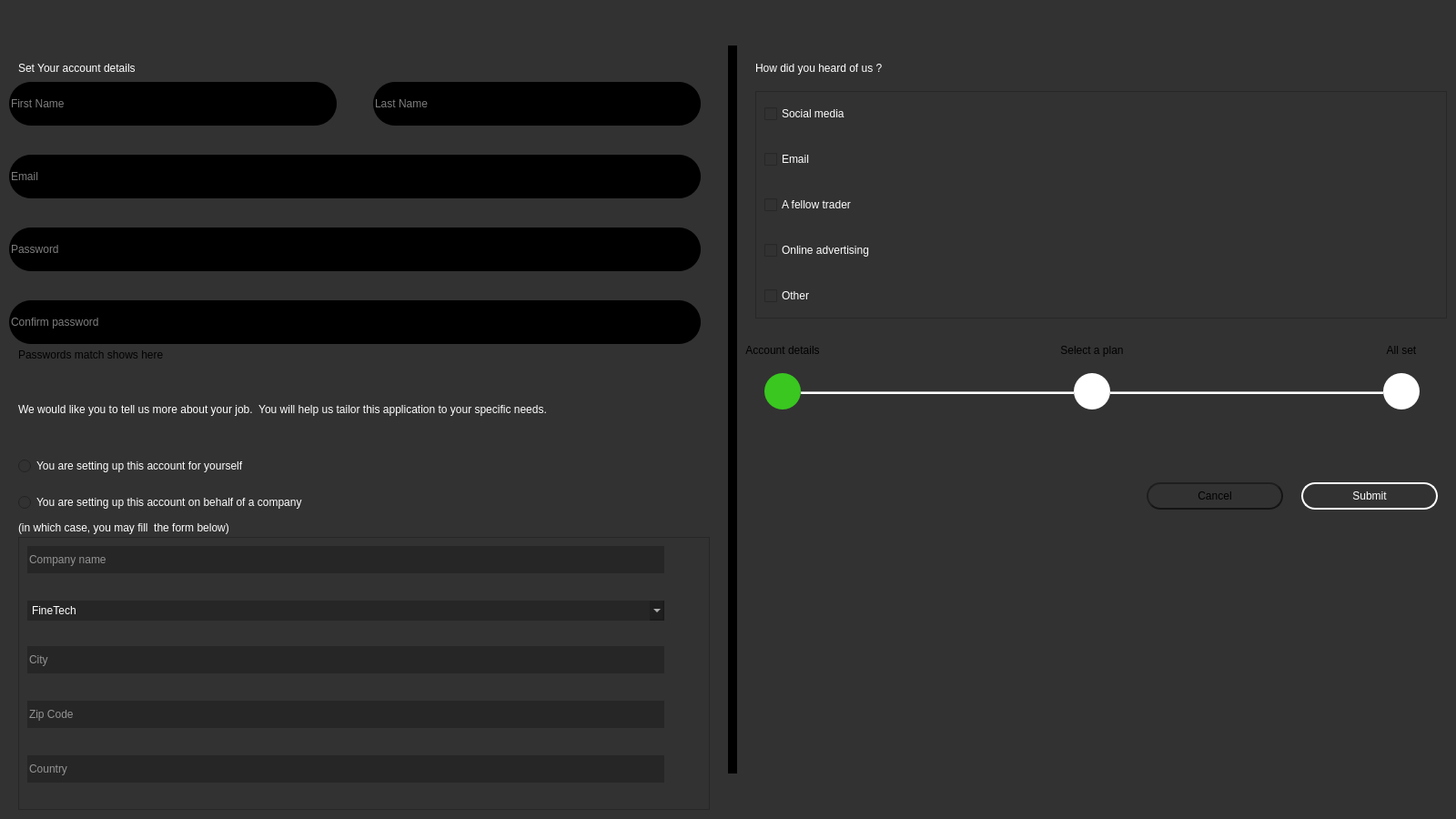
<?xml version="1.0" encoding="UTF-8"?>
<ui version="4.0">
 <class>Form</class>
 <widget class="QWidget" name="Form">
  <property name="geometry">
   <rect>
    <x>0</x>
    <y>0</y>
    <width>1600</width>
    <height>900</height>
   </rect>
  </property>
  <property name="windowTitle">
   <string>Form</string>
  </property>
  <property name="styleSheet">
   <string notr="true">background: none;
background-color: rgb(50, 50, 50);</string>
  </property>
  <widget class="Line" name="line">
   <property name="geometry">
    <rect>
     <x>800</x>
     <y>50</y>
     <width>10</width>
     <height>800</height>
    </rect>
   </property>
   <property name="styleSheet">
    <string notr="true">background-color: rgb(0, 0, 0);</string>
   </property>
   <property name="orientation">
    <enum>Qt::Vertical</enum>
   </property>
  </widget>
  <widget class="QPushButton" name="pushButton_2">
   <property name="geometry">
    <rect>
     <x>50</x>
     <y>10</y>
     <width>20</width>
     <height>20</height>
    </rect>
   </property>
   <property name="styleSheet">
    <string notr="true">background: none;
border: none;</string>
   </property>
   <property name="text">
    <string/>
   </property>
   <property name="icon">
    <iconset>
     <normaloff>../icons/circle.png</normaloff>../icons/circle.png</iconset>
   </property>
   <property name="iconSize">
    <size>
     <width>20</width>
     <height>20</height>
    </size>
   </property>
  </widget>
  <widget class="QPushButton" name="pushButton">
   <property name="geometry">
    <rect>
     <x>20</x>
     <y>10</y>
     <width>20</width>
     <height>20</height>
    </rect>
   </property>
   <property name="styleSheet">
    <string notr="true">background: none;
border: none;</string>
   </property>
   <property name="text">
    <string/>
   </property>
   <property name="icon">
    <iconset>
     <normaloff>../icons/new-moon.png</normaloff>../icons/new-moon.png</iconset>
   </property>
   <property name="iconSize">
    <size>
     <width>20</width>
     <height>20</height>
    </size>
   </property>
  </widget>
  <widget class="QPushButton" name="pushButton_3">
   <property name="geometry">
    <rect>
     <x>80</x>
     <y>10</y>
     <width>20</width>
     <height>20</height>
    </rect>
   </property>
   <property name="styleSheet">
    <string notr="true">background: none;
border: none;</string>
   </property>
   <property name="text">
    <string/>
   </property>
   <property name="icon">
    <iconset>
     <normaloff>../icons/hula-hoop.png</normaloff>../icons/hula-hoop.png</iconset>
   </property>
   <property name="iconSize">
    <size>
     <width>20</width>
     <height>20</height>
    </size>
   </property>
  </widget>
  <widget class="QLineEdit" name="emailEdit">
   <property name="geometry">
    <rect>
     <x>10</x>
     <y>170</y>
     <width>760</width>
     <height>48</height>
    </rect>
   </property>
   <property name="styleSheet">
    <string notr="true">background-color: rgb(0, 0, 0);
color: rgb(250, 250, 250);
border-style: none;
border-radius: 24px;</string>
   </property>
   <property name="inputMethodHints">
    <set>Qt::ImhEmailCharactersOnly</set>
   </property>
   <property name="text">
    <string/>
   </property>
   <property name="placeholderText">
    <string>Email</string>
   </property>
   <property name="clearButtonEnabled">
    <bool>true</bool>
   </property>
  </widget>
  <widget class="QLabel" name="label">
   <property name="geometry">
    <rect>
     <x>20</x>
     <y>60</y>
     <width>760</width>
     <height>30</height>
    </rect>
   </property>
   <property name="styleSheet">
    <string notr="true">color: rgb(255, 255, 255);</string>
   </property>
   <property name="text">
    <string>Set Your account details</string>
   </property>
   <property name="wordWrap">
    <bool>true</bool>
   </property>
  </widget>
  <widget class="QLineEdit" name="passwordEdit">
   <property name="geometry">
    <rect>
     <x>10</x>
     <y>250</y>
     <width>760</width>
     <height>48</height>
    </rect>
   </property>
   <property name="styleSheet">
    <string notr="true">background-color: rgb(0, 0, 0);
color: rgb(250, 250, 250);
border-style: none;
border-radius: 24px;</string>
   </property>
   <property name="text">
    <string/>
   </property>
   <property name="placeholderText">
    <string>Password</string>
   </property>
   <property name="clearButtonEnabled">
    <bool>true</bool>
   </property>
  </widget>
  <widget class="QLineEdit" name="confirmPasswordEdit">
   <property name="geometry">
    <rect>
     <x>10</x>
     <y>330</y>
     <width>760</width>
     <height>48</height>
    </rect>
   </property>
   <property name="styleSheet">
    <string notr="true">background-color: rgb(0, 0, 0);
color: rgb(250, 250, 250);
border-style: none;
border-radius: 24px;</string>
   </property>
   <property name="text">
    <string/>
   </property>
   <property name="placeholderText">
    <string>Confirm password</string>
   </property>
   <property name="clearButtonEnabled">
    <bool>true</bool>
   </property>
  </widget>
  <widget class="QLabel" name="label_2">
   <property name="geometry">
    <rect>
     <x>20</x>
     <y>420</y>
     <width>760</width>
     <height>60</height>
    </rect>
   </property>
   <property name="styleSheet">
    <string notr="true">color: rgb(255, 255, 255);</string>
   </property>
   <property name="text">
    <string>We would like you to tell us more about your job.  You will help us tailor this application to your specific needs.</string>
   </property>
   <property name="wordWrap">
    <bool>true</bool>
   </property>
  </widget>
  <widget class="QFrame" name="frame">
   <property name="geometry">
    <rect>
     <x>20</x>
     <y>590</y>
     <width>760</width>
     <height>300</height>
    </rect>
   </property>
   <property name="frameShape">
    <enum>QFrame::StyledPanel</enum>
   </property>
   <property name="frameShadow">
    <enum>QFrame::Raised</enum>
   </property>
   <widget class="QLineEdit" name="companyNameEdit">
    <property name="geometry">
     <rect>
      <x>10</x>
      <y>10</y>
      <width>700</width>
      <height>30</height>
     </rect>
    </property>
    <property name="styleSheet">
     <string notr="true">border-radius: 0px;
color: rgb(255, 255, 255);
background-color: rgba(20, 20, 20, 100);
font: 9pt &quot;Quicksand&quot;;
</string>
    </property>
    <property name="inputMethodHints">
     <set>Qt::ImhNone</set>
    </property>
    <property name="placeholderText">
     <string>Company name</string>
    </property>
    <property name="clearButtonEnabled">
     <bool>true</bool>
    </property>
   </widget>
   <widget class="QLineEdit" name="cityEdit">
    <property name="geometry">
     <rect>
      <x>10</x>
      <y>120</y>
      <width>700</width>
      <height>30</height>
     </rect>
    </property>
    <property name="styleSheet">
     <string notr="true">border-radius: 0px;
color: rgb(255, 255, 255);
background-color: rgba(20, 20, 20, 100);
font: 9pt &quot;Quicksand&quot;;
</string>
    </property>
    <property name="placeholderText">
     <string>City</string>
    </property>
    <property name="clearButtonEnabled">
     <bool>true</bool>
    </property>
   </widget>
   <widget class="QLineEdit" name="zipCodeEdit">
    <property name="geometry">
     <rect>
      <x>10</x>
      <y>180</y>
      <width>700</width>
      <height>30</height>
     </rect>
    </property>
    <property name="styleSheet">
     <string notr="true">border-radius: 0px;
color: rgb(255, 255, 255);
background-color: rgba(20, 20, 20, 100);
font: 9pt &quot;Quicksand&quot;;
</string>
    </property>
    <property name="inputMethodHints">
     <set>Qt::ImhDigitsOnly</set>
    </property>
    <property name="placeholderText">
     <string>Zip Code</string>
    </property>
    <property name="clearButtonEnabled">
     <bool>true</bool>
    </property>
   </widget>
   <widget class="QLineEdit" name="countryEdit">
    <property name="geometry">
     <rect>
      <x>10</x>
      <y>240</y>
      <width>700</width>
      <height>30</height>
     </rect>
    </property>
    <property name="styleSheet">
     <string notr="true">border-radius: 0px;
color: rgb(255, 255, 255);
background-color: rgba(20, 20, 20, 100);
font: 9pt &quot;Quicksand&quot;;</string>
    </property>
    <property name="inputMethodHints">
     <set>Qt::ImhLatinOnly</set>
    </property>
    <property name="placeholderText">
     <string>Country</string>
    </property>
    <property name="clearButtonEnabled">
     <bool>true</bool>
    </property>
   </widget>
   <widget class="QComboBox" name="activityComboBox">
    <property name="geometry">
     <rect>
      <x>10</x>
      <y>70</y>
      <width>700</width>
      <height>22</height>
     </rect>
    </property>
    <property name="styleSheet">
     <string notr="true">border-radius: 0px;
color: rgb(255, 255, 255);
background-color: rgba(20, 20, 20, 100);
font: 9pt &quot;Quicksand&quot;;
</string>
    </property>
    <property name="editable">
     <bool>false</bool>
    </property>
    <property name="currentText">
     <string>FineTech</string>
    </property>
    <item>
     <property name="text">
      <string>FineTech</string>
     </property>
    </item>
    <item>
     <property name="text">
      <string>Insurance</string>
     </property>
    </item>
    <item>
     <property name="text">
      <string>New Item</string>
     </property>
    </item>
    <item>
     <property name="text">
      <string>Asset management</string>
     </property>
    </item>
    <item>
     <property name="text">
      <string>Banking &amp; Investement</string>
     </property>
    </item>
   </widget>
  </widget>
  <widget class="QRadioButton" name="personalAccountRadioButton">
   <property name="geometry">
    <rect>
     <x>20</x>
     <y>500</y>
     <width>760</width>
     <height>24</height>
    </rect>
   </property>
   <property name="styleSheet">
    <string notr="true">color: rgb(255, 255, 255);</string>
   </property>
   <property name="text">
    <string>You are setting up this account for yourself</string>
   </property>
  </widget>
  <widget class="QRadioButton" name="companyAccountRadioButton">
   <property name="geometry">
    <rect>
     <x>20</x>
     <y>540</y>
     <width>760</width>
     <height>24</height>
    </rect>
   </property>
   <property name="styleSheet">
    <string notr="true">color: rgb(255, 255, 255);</string>
   </property>
   <property name="text">
    <string>You are setting up this account on behalf of a company</string>
   </property>
  </widget>
  <widget class="QPushButton" name="close_">
   <property name="geometry">
    <rect>
     <x>1550</x>
     <y>10</y>
     <width>40</width>
     <height>40</height>
    </rect>
   </property>
   <property name="styleSheet">
    <string notr="true">background: none;
border: none;</string>
   </property>
   <property name="text">
    <string/>
   </property>
   <property name="icon">
    <iconset>
     <normaloff>../icons/remove-button.png</normaloff>../icons/remove-button.png</iconset>
   </property>
   <property name="iconSize">
    <size>
     <width>40</width>
     <height>40</height>
    </size>
   </property>
  </widget>
  <widget class="QFrame" name="frame_2">
   <property name="geometry">
    <rect>
     <x>830</x>
     <y>100</y>
     <width>760</width>
     <height>250</height>
    </rect>
   </property>
   <property name="frameShape">
    <enum>QFrame::StyledPanel</enum>
   </property>
   <property name="frameShadow">
    <enum>QFrame::Raised</enum>
   </property>
   <widget class="QCheckBox" name="socialMediaCheckBox">
    <property name="geometry">
     <rect>
      <x>10</x>
      <y>10</y>
      <width>401</width>
      <height>30</height>
     </rect>
    </property>
    <property name="styleSheet">
     <string notr="true">color: rgb(255, 255, 255);
font: 9pt &quot;Quicksand&quot;;</string>
    </property>
    <property name="text">
     <string>Social media</string>
    </property>
   </widget>
   <widget class="QCheckBox" name="fellowTraderCheckBox">
    <property name="geometry">
     <rect>
      <x>10</x>
      <y>110</y>
      <width>401</width>
      <height>30</height>
     </rect>
    </property>
    <property name="styleSheet">
     <string notr="true">color: rgb(255, 255, 255);
font: 9pt &quot;Quicksand&quot;;</string>
    </property>
    <property name="text">
     <string>A fellow trader</string>
    </property>
   </widget>
   <widget class="QCheckBox" name="onlineAdCheckBox">
    <property name="geometry">
     <rect>
      <x>10</x>
      <y>160</y>
      <width>401</width>
      <height>30</height>
     </rect>
    </property>
    <property name="styleSheet">
     <string notr="true">color: rgb(255, 255, 255);
font: 9pt &quot;Quicksand&quot;;</string>
    </property>
    <property name="text">
     <string>Online advertising</string>
    </property>
   </widget>
   <widget class="QCheckBox" name="otherCheckBox">
    <property name="geometry">
     <rect>
      <x>10</x>
      <y>210</y>
      <width>401</width>
      <height>30</height>
     </rect>
    </property>
    <property name="styleSheet">
     <string notr="true">color: rgb(255, 255, 255);
font: 9pt &quot;Quicksand&quot;;</string>
    </property>
    <property name="text">
     <string>Other</string>
    </property>
    <property name="tristate">
     <bool>false</bool>
    </property>
   </widget>
   <widget class="QCheckBox" name="emailCheckBox">
    <property name="geometry">
     <rect>
      <x>10</x>
      <y>60</y>
      <width>401</width>
      <height>30</height>
     </rect>
    </property>
    <property name="styleSheet">
     <string notr="true">color: rgb(255, 255, 255);
font: 9pt &quot;Quicksand&quot;;</string>
    </property>
    <property name="text">
     <string>Email</string>
    </property>
   </widget>
  </widget>
  <widget class="QLabel" name="label_3">
   <property name="geometry">
    <rect>
     <x>830</x>
     <y>60</y>
     <width>760</width>
     <height>30</height>
    </rect>
   </property>
   <property name="styleSheet">
    <string notr="true">color: rgb(255, 255, 255);</string>
   </property>
   <property name="text">
    <string>How did you heard of us ?</string>
   </property>
   <property name="wordWrap">
    <bool>true</bool>
   </property>
  </widget>
  <widget class="QPushButton" name="cancelButton">
   <property name="geometry">
    <rect>
     <x>1260</x>
     <y>530</y>
     <width>150</width>
     <height>30</height>
    </rect>
   </property>
   <property name="styleSheet">
    <string notr="true">border-style: outset;
border-color: rgb(20, 20, 20);
border-radius: 15px;
border-width: 2px;
</string>
   </property>
   <property name="text">
    <string>Cancel</string>
   </property>
  </widget>
  <widget class="QPushButton" name="submitButton">
   <property name="geometry">
    <rect>
     <x>1430</x>
     <y>530</y>
     <width>150</width>
     <height>30</height>
    </rect>
   </property>
   <property name="styleSheet">
    <string notr="true">border-style: outset;
color: rgb(255, 255, 255);
border-color: rgb(255, 255, 255);
border-radius: 15px;
border-width: 2px;</string>
   </property>
   <property name="text">
    <string>Submit</string>
   </property>
  </widget>
  <widget class="QLabel" name="label_4">
   <property name="geometry">
    <rect>
     <x>20</x>
     <y>570</y>
     <width>500</width>
     <height>20</height>
    </rect>
   </property>
   <property name="styleSheet">
    <string notr="true">color: rgb(255, 255, 255);</string>
   </property>
   <property name="text">
    <string>(in which case, you may fill  the form below)</string>
   </property>
   <property name="wordWrap">
    <bool>true</bool>
   </property>
  </widget>
  <widget class="QPushButton" name="pushButton_6">
   <property name="geometry">
    <rect>
     <x>840</x>
     <y>410</y>
     <width>40</width>
     <height>40</height>
    </rect>
   </property>
   <property name="styleSheet">
    <string notr="true">background-color: rgb(57, 199, 32);
border: none;
border-radius: 20px;</string>
   </property>
   <property name="text">
    <string/>
   </property>
   <property name="icon">
    <iconset>
     <normaloff>../icons/number-1.png</normaloff>../icons/number-1.png</iconset>
   </property>
   <property name="iconSize">
    <size>
     <width>40</width>
     <height>40</height>
    </size>
   </property>
  </widget>
  <widget class="QPushButton" name="pushButton_7">
   <property name="geometry">
    <rect>
     <x>1180</x>
     <y>410</y>
     <width>40</width>
     <height>40</height>
    </rect>
   </property>
   <property name="styleSheet">
    <string notr="true">background-color: rgb(255, 255, 255);
border: none;
border-radius: 20px;</string>
   </property>
   <property name="text">
    <string/>
   </property>
   <property name="icon">
    <iconset>
     <normaloff>../icons/number-2.png</normaloff>../icons/number-2.png</iconset>
   </property>
   <property name="iconSize">
    <size>
     <width>40</width>
     <height>40</height>
    </size>
   </property>
  </widget>
  <widget class="QPushButton" name="pushButton_8">
   <property name="geometry">
    <rect>
     <x>1520</x>
     <y>410</y>
     <width>40</width>
     <height>40</height>
    </rect>
   </property>
   <property name="styleSheet">
    <string notr="true">background-color: rgb(255, 255, 255);
border: none;
border-radius: 20px;</string>
   </property>
   <property name="text">
    <string/>
   </property>
   <property name="icon">
    <iconset>
     <normaloff>../icons/number-3.png</normaloff>../icons/number-3.png</iconset>
   </property>
   <property name="iconSize">
    <size>
     <width>40</width>
     <height>40</height>
    </size>
   </property>
  </widget>
  <widget class="Line" name="line_2">
   <property name="geometry">
    <rect>
     <x>880</x>
     <y>430</y>
     <width>300</width>
     <height>3</height>
    </rect>
   </property>
   <property name="styleSheet">
    <string notr="true">background-color: rgb(255, 255, 255);</string>
   </property>
   <property name="orientation">
    <enum>Qt::Horizontal</enum>
   </property>
  </widget>
  <widget class="Line" name="line_3">
   <property name="geometry">
    <rect>
     <x>1220</x>
     <y>430</y>
     <width>300</width>
     <height>3</height>
    </rect>
   </property>
   <property name="styleSheet">
    <string notr="true">background-color: rgb(255, 255, 255);</string>
   </property>
   <property name="orientation">
    <enum>Qt::Horizontal</enum>
   </property>
  </widget>
  <widget class="QLabel" name="label_5">
   <property name="geometry">
    <rect>
     <x>810</x>
     <y>360</y>
     <width>100</width>
     <height>50</height>
    </rect>
   </property>
   <property name="text">
    <string>&lt;html&gt;&lt;head/&gt;&lt;body&gt;&lt;p align=&quot;center&quot;&gt;Account details&lt;/p&gt;&lt;/body&gt;&lt;/html&gt;</string>
   </property>
   <property name="wordWrap">
    <bool>true</bool>
   </property>
  </widget>
  <widget class="QLabel" name="label_6">
   <property name="geometry">
    <rect>
     <x>1150</x>
     <y>360</y>
     <width>100</width>
     <height>50</height>
    </rect>
   </property>
   <property name="text">
    <string>&lt;html&gt;&lt;head/&gt;&lt;body&gt;&lt;p align=&quot;center&quot;&gt;Select a plan&lt;/p&gt;&lt;/body&gt;&lt;/html&gt;</string>
   </property>
   <property name="wordWrap">
    <bool>true</bool>
   </property>
  </widget>
  <widget class="QLabel" name="label_7">
   <property name="geometry">
    <rect>
     <x>1490</x>
     <y>360</y>
     <width>100</width>
     <height>50</height>
    </rect>
   </property>
   <property name="text">
    <string>&lt;html&gt;&lt;head/&gt;&lt;body&gt;&lt;p align=&quot;center&quot;&gt;All set&lt;/p&gt;&lt;/body&gt;&lt;/html&gt;</string>
   </property>
   <property name="wordWrap">
    <bool>true</bool>
   </property>
  </widget>
  <widget class="QLabel" name="passwordMatchLabel">
   <property name="geometry">
    <rect>
     <x>20</x>
     <y>380</y>
     <width>760</width>
     <height>20</height>
    </rect>
   </property>
   <property name="styleSheet">
    <string notr="true">font: 25 8pt &quot;Montserrat Light&quot;;</string>
   </property>
   <property name="text">
    <string>Passwords match shows here</string>
   </property>
   <property name="wordWrap">
    <bool>true</bool>
   </property>
  </widget>
  <widget class="QLineEdit" name="firstNameEdit">
   <property name="geometry">
    <rect>
     <x>10</x>
     <y>90</y>
     <width>360</width>
     <height>48</height>
    </rect>
   </property>
   <property name="styleSheet">
    <string notr="true">background-color: rgb(0, 0, 0);
color: rgb(250, 250, 250);
border-style: none;
border-radius: 24px;</string>
   </property>
   <property name="text">
    <string/>
   </property>
   <property name="placeholderText">
    <string>First Name</string>
   </property>
   <property name="clearButtonEnabled">
    <bool>true</bool>
   </property>
  </widget>
  <widget class="QLineEdit" name="lastNameEdit">
   <property name="geometry">
    <rect>
     <x>410</x>
     <y>90</y>
     <width>360</width>
     <height>48</height>
    </rect>
   </property>
   <property name="styleSheet">
    <string notr="true">background-color: rgb(0, 0, 0);
color: rgb(250, 250, 250);
border-style: none;
border-radius: 24px;</string>
   </property>
   <property name="text">
    <string/>
   </property>
   <property name="placeholderText">
    <string>Last Name</string>
   </property>
   <property name="clearButtonEnabled">
    <bool>true</bool>
   </property>
  </widget>
 </widget>
 <resources/>
 <connections/>
</ui>
